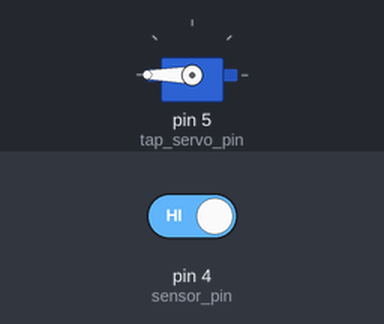
The sketch below on a simulated Arduino Uno, built with avr-gcc and run on an emulated ATmega328P. Parts: servo. Inputs (shaded band) come from the test bench; at power-on: pin 4 (sensor_pin) HIGH.

Above: at 1.2 s.
1.3 s: pin 4 (sensor_pin) driven LOW
At 2.0 s:
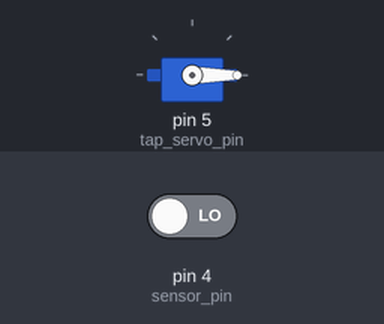
2.8 s: pin 4 (sensor_pin) driven HIGH
At 3.1 s:
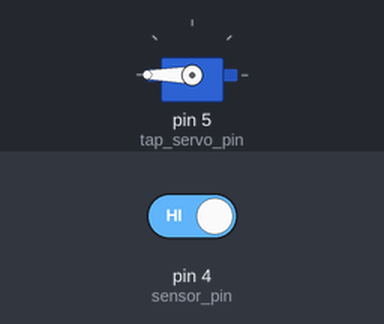
Timing chart, 0 to 5.8 s (numbered marks = the images above; inputs shaded):
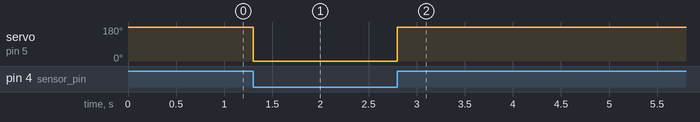

Measured:
- after the input at 1.3 s, servo on pin 5 (tap_servo_pin): 180° → 0° at once
- after the input at 2.8 s, servo on pin 5 (tap_servo_pin): 0° → 180° at once

The sketch:

RAIN_SENSOR_SERVO3.ino
```cpp
#include <Servo.h>

Servo tap_servo;

int sensor_pin = 4; // Analog input from the rain sensor
int tap_servo_pin = 5; // Digital output to control the servo
int val; // Variable to store the sensor reading

void setup() {
  pinMode(sensor_pin, INPUT); // Initialize the sensor pin as an input
  tap_servo.attach(tap_servo_pin); // Attach the servo motor to its control pin
}

void loop() {
  val = digitalRead(sensor_pin); // Read the value from the rain sensor

  if (val == 0) {
    tap_servo.write(0); // If the sensor is dry, set servo to 0 degrees
  }
  if (val == 1) {
    tap_servo.write(180); // If the sensor is wet, set servo to 180 degrees
  }
}
```
